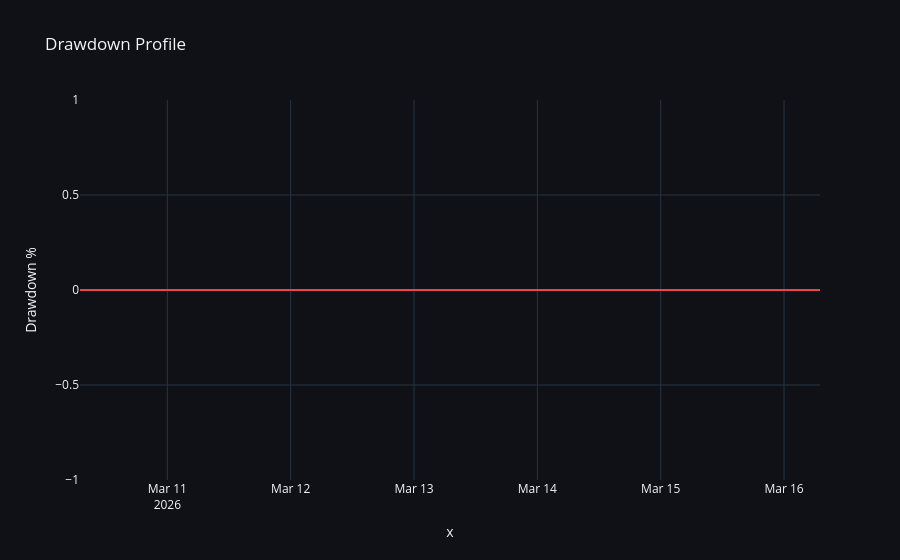

Notebook cell for this chart:
### Markdown cell above
## 4. Advanced Risk Metrics
Computing drawdown profiles and VaR.

### Code cell
metrics = session.compute_extended_metrics(bt['equity_curve'])
metrics_df = pl.DataFrame({"Metric": list(metrics.keys()), "Value": list(metrics.values())})
display(metrics_df)

equity = bt['equity_curve'].to_numpy()
peaks = np.maximum.accumulate(equity)
drawdowns = (equity - peaks) / peaks

fig_dd = px.area(x=df['timestamp'], y=drawdowns, title="Drawdown Profile", labels={'y': 'Drawdown %'})
fig_dd.update_traces(fillcolor='#f87171', line_color='#ef4444')
fig_dd.update_layout(**PLOTLY_DARK)
fig_dd.show()

### Figure 1 — Plotly figure (JSON) as saved in the notebook; plotly's stock layout.template omitted (floating-point values rounded to 4 significant figures)
{"data": [{"fillcolor": "#f87171", "fillpattern": {"shape": ""}, "hovertemplate": "x=%{x}<br>Drawdown %=%{y}<extra></extra>", "legendgroup": "", "line": {"color": "#ef4444"}, "marker": {"symbol": "circle"}, "mode": "lines", "name": "", "orientation": "v", "showlegend": false, "stackgroup": "1", "type": "scatter", "x": ["2026-03-10T07:00:00.000000", "2026-03-11T07:00:00.000000", "2026-03-12T07:00:00.000000", "2026-03-13T07:00:00.000000", "2026-03-14T07:00:00.000000", "2026-03-15T07:00:00.000000", "2026-03-16T07:00:00.000000"], "xaxis": "x", "y": [NaN, NaN, NaN, NaN, NaN, NaN, NaN], "yaxis": "y"}], "layout": {"legend": {"tracegroupgap": 0}, "paper_bgcolor": "#0f1117", "plot_bgcolor": "#0f1117", "title": {"text": "Drawdown Profile"}, "xaxis": {"anchor": "y", "domain": [0, 1], "title": {"text": "x"}}, "yaxis": {"anchor": "x", "domain": [0, 1], "title": {"text": "Drawdown %"}}}}
